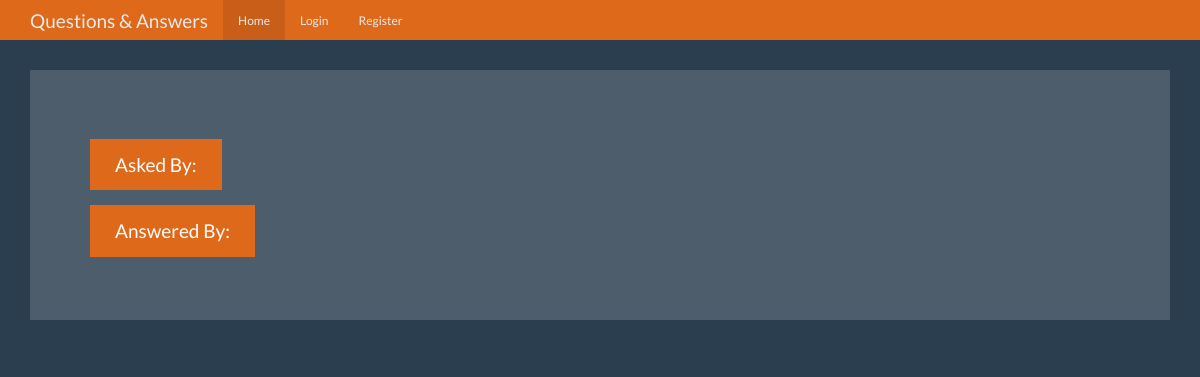
The page /question1 on the database as committed earlier.
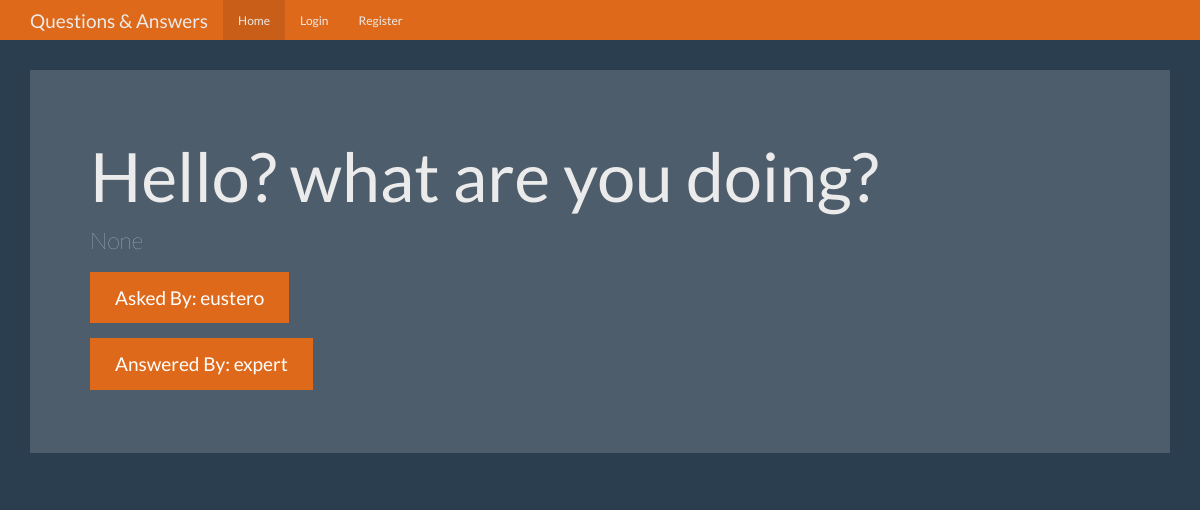
The same page on the database as committed later.
### tables this page shows
CREATE TABLE questions(
    id integer primary key autoincrement,
    question_text text not null,
    answer_text text,
    asked_by_id integer not null,
    expert_id integer not null
    );

CREATE TABLE users (
    id integer primary key autoincrement,
    name text not null,
    password text not null,
    expert boolean not null,
    admin boolean not null
);

### app.py (the view)
@app.route('/question<question_id>')
def question(question_id):
    user = get_current_user()
    db = get_db()
    question_cur = db.execute(
        '''select
                questions.question_text,
                questions.answer_text,
                askers.name as asker_name,
                experts.name as expert_name
            from questions
            join users as askers on askers.id = questions.asked_by_id
            join users as experts on experts.id = questions.expert_id
            where questions.id = ?''',[question_id])
    question = question_cur.fetchone()
    return render_template('question.html', user=user, question=question)

### app.py (called while the page is built)
def get_current_user():
    user_result = None
    if 'user' in session:
        user = session['user']
        db = get_db()
        user_cur = db.execute('select id, name, password, expert, admin from users where name = ?', [user])
        user_result = user_cur.fetchone()
    return user_result

### database.py (called while the page is built)
def connect_db():
    sql = sqlite3.connect('questions.db')
    sql.row_factory = sqlite3.Row
    return sql

def get_db():
    if not hasattr(g, 'sqlite_db'):
        g.sqlite_db = connect_db()
    return g.sqlite_db

### templates/question.html (shortened to what this page needs)
{% from "show_links.html" import show_links %}
<!DOCTYPE html>
<html lang="en">
  <head>
    <link href="{{ url_for('static', filename='bootstrap.min.css') }}" rel="stylesheet">
    <link href="{{ url_for('static', filename='theme.css') }}" rel="stylesheet">
  </head>
  <body>
    <nav class="navbar navbar-inverse navbar-fixed-top">
      <div class="container">
        <div class="navbar-header">
          <a class="navbar-brand" href="#">Questions & Answers</a>
        </div>
        <div id="navbar" class="navbar-collapse collapse">
            {{ show_links(user) }}
        </div>
      </div>
    </nav>
    <div class="container theme-showcase" role="main">
      <div class="jumbotron">
        <h1>{{ question['question_text'] }}</h1>
        <p>{{ question['answer_text'] }}</p>
        <p><a class="btn btn-primary btn-lg">Asked By: {{ question['asker_name'] }}</a></p>
        <p><a class="btn btn-primary btn-lg">Answered By: {{ question['expert_name'] }}</a></p>
      </div>
    </div>
  </body>
</html>

### templates/show_links.html (shortened to what this page needs)
{% macro show_links(user) %}
  <ul class="nav navbar-nav">
        <li class="active"><a href="{{ url_for('index') }}">Home</a></li>
        {% if not user %}
        <li><a href="{{ url_for('login') }}">Login</a></li>
        <li><a href="{{ url_for('register') }}">Register</a></li>
        {% endif %}
  </ul>
{% endmacro %}

### static/theme.css (style rules this page uses)
body { padding-top: 70px; padding-bottom: 30px; }

Rows that differ between the two databases and show on the page:
added questions: question_text "Hello? what are you doing?"
added users: asker_name "eustero"
added users: expert_name "expert"
Other text that changed with them:
{{ question['answer_text'] }}: (not shown) → "None"
